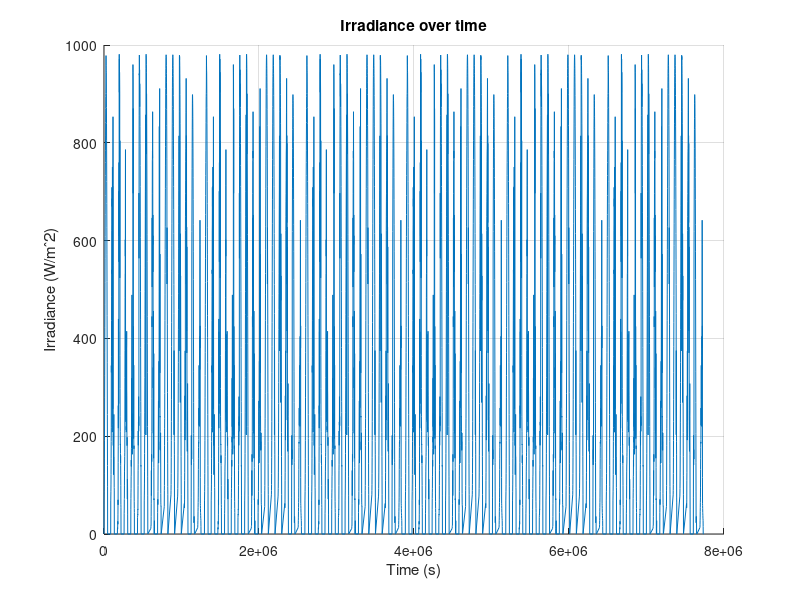

Write the MATLAB code that produced this figure. (Note: this script raises an error after producing the figure.)
clear all, close all
%% Irradiance over time
load('gmonths.mat');
figure
hold on, grid on
title('Irradiance over time')
ylabel('Irradiance (W/mˆ2)')
xlabel('Time (s)')
plot(Gmonth(:,1),Gmonth(:,2))
hold off

%% V,I values from digitizer
Vi1000=readtable('PVcell/Digit1000.txt');
Vi1000=table2array(Vi1000);
Vi750=readtable('PVcell/Digit750.txt');
Vi750=table2array(Vi750);
Vi500=readtable('PVcell/Digit500.txt');
Vi500=table2array(Vi500);
Vi250=readtable('PVcell/Digit250.txt');
Vi250=table2array(Vi250);

figure
hold on, grid on
title('I,V values digitized from datasheet')
ylabel('Current (A)')
xlabel('Voltage (V)')
plot(Vi1000(:,1),Vi1000(:,2),'red')
plot(Vi750(:,1),Vi750(:,2),'green')
plot(Vi500(:,1),Vi500(:,2),'black')
plot(Vi250(:,1),Vi250(:,2),'blue')
legend({'1000W/mˆ2','750W/mˆ2','500/mˆ2','250W/mˆ2'},'Location','northeast')
hold off

%% MPP (P,V) 
P1000=Vi1000(:,1) .* Vi1000(:,2); 
P750=Vi750(:,1)  .* Vi750(:,2);
P500=Vi500(:,1)  .* Vi500(:,2);
P250=Vi250(:,1)  .* Vi250(:,2);

figure
hold on, grid on
title('(P,V) MPP diagram')
ylabel('Power (W)')
xlabel('Voltage (V)')
plot(Vi1000(:,1),P1000,'red')
plot(Vi750(:,1),P750,'green')
plot(Vi500(:,1),P500,'black')
plot(Vi250(:,1),P250,'blue')
legend({'1000W/mˆ2','750W/mˆ2','500/mˆ2','250W/mˆ2'},'Location','northeast')
hold off

%% Vectors for PV model (G,Impp,Vmpp)
G = [250,500,750,1000];
%
[tmp,i] = max(P250);
V(1)=Vi250(i,1);
I(1)=Vi250(i,2);
%
[tmp,i] = max(P500);
V(2)=Vi500(i,1);
I(2)=Vi500(i,2);
%
[tmp,i] = max(P750);
V(3)=Vi750(i,1);
I(3)=Vi750(i,2);
%
[tmp,i] = max(P1000);
V(4)=Vi1000(i,1);
I(4)=Vi1000(i,2);

%% PV DC/DC Efficiency values, from digitizer
Epv=readtable('PV_DCDCconv/DigitPVconv.txt');
Epv=table2array(Epv);

figure
hold on, grid on
title('Efficiency PV DC/DC converter')
ylabel('Efficiency (%)')
xlabel('Input Voltage (V)')
plot(Epv(:,1),Epv(:,2))
hold off

%% Battery DC/DC Eficiency values, from digitizer
Ebatt=readtable('Battery_DCDCconv/DigitBatteryConv.txt');
Ebatt=table2array(Ebatt);

figure
hold on, grid on
title('Efficiency Battery DC/DC converter')
ylabel('Efficiency (%)')
xlabel('Input Current (A)')
plot(Ebatt(:,1),Ebatt(:,2))
hold off

%% Battery model state of charge
SoC1=readtable('Battery/RED_digit.txt');
SoC1=table2array(SoC1);
SoC2=readtable('Battery/GREEN_digit.txt');
SoC2=table2array(SoC2);
%mAh-->Ah
SoC1(:,1) = SoC1(:,1) ./ 1000;
SoC2(:,1) = SoC2(:,1) ./ 1000;
figure
hold on, grid on
title('Voltage,Discharge Capacity values digitized from datasheet')
ylabel('Voltage (V)')
xlabel('Discharge Capacity (Ah)')
plot(SoC1(:,1),SoC1(:,2),'red')
plot(SoC2(:,1),SoC2(:,2),'green')
legend({'0.5C','1C'},'Location','northeast')
hold off
%Transform the Discharge capacity into a SoC, that is a percentage
i=size(SoC1);
i=i(1);
soc_min=SoC1(i,1);
SoC1(:,1) = 1 - (SoC1(:,1) ./ soc_min)
i=size(SoC2);
i=i(1);
soc_min=SoC2(i,1);
SoC2(:,1) = 1 - (SoC2(:,1) ./ soc_min)
figure
hold on, grid on
title('Voltage,State of charge')
ylabel('Voltage (V)')
xlabel('State of Charge')
plot(SoC1(:,1),SoC1(:,2),'red')
plot(SoC2(:,1),SoC2(:,2),'green')
legend({'0.5C','1C'},'Location','northeast')
hold off
% interpolation with 10 samples
NewX=0:0.1:1;
NewY1=interp1(SoC1(:,1),SoC1(:,2),NewX);
NewY2=interp1(SoC2(:,1),SoC2(:,2),NewX);
figure
hold on, grid on
title('Voltage,State of charge INTERPOLATED')
ylabel('Voltage (V)')
xlabel('State of Charge')
plot(NewX,NewY1,'red')
plot(NewX,NewY2,'green')
legend({'0.5C','1C'},'Location','northeast')
hold off
% R samples, 1C=3350mA, 0.5C=1675mA
Rsoc = (NewY1 - NewY2)/1.675;
Rsoc_poly=Rsoc_func(NewX, Rsoc);
% Voc
Voc = NewY1 + Rsoc*1.675;
Voc_poly=Voc_func(NewX, Voc);
%% load configurations
config






